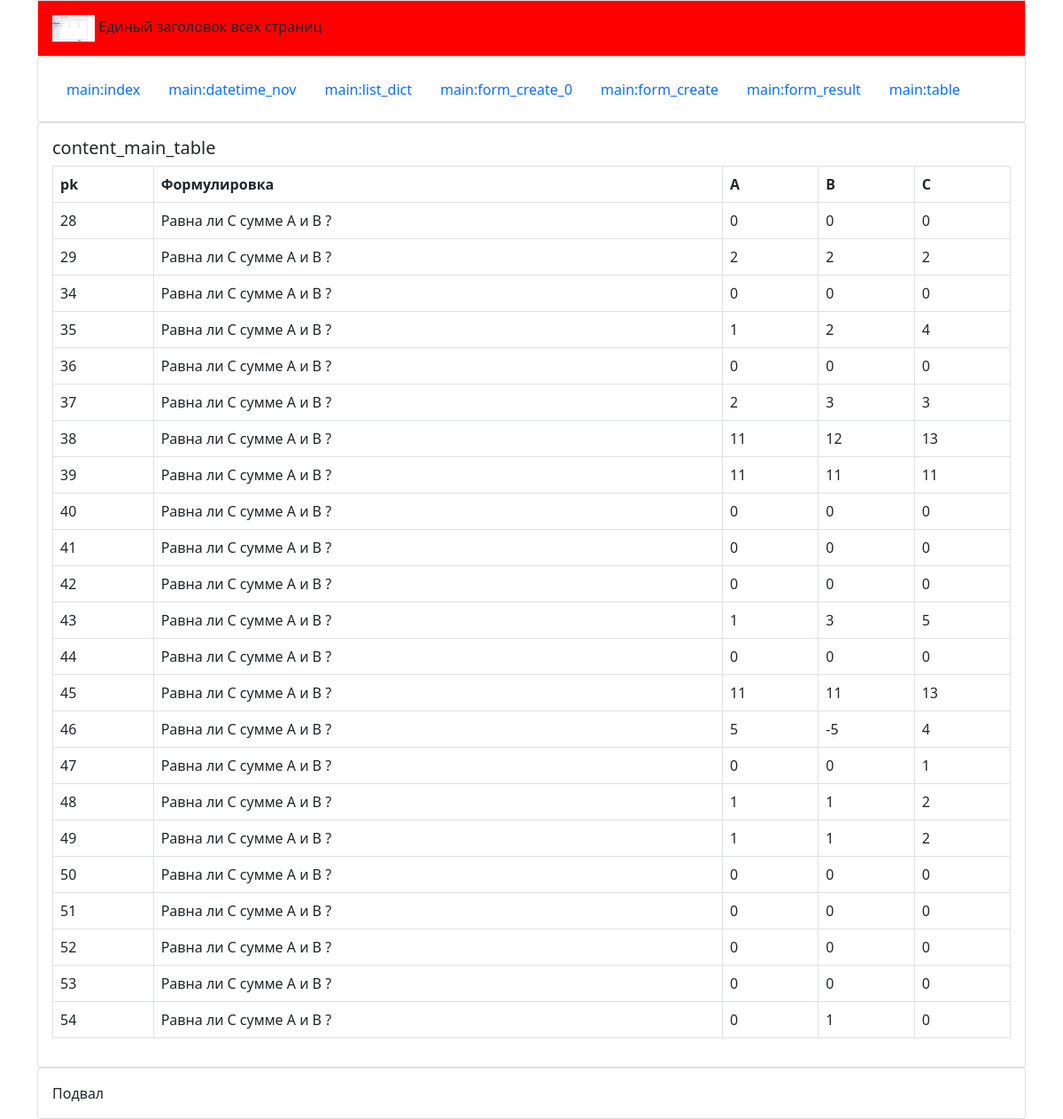
Before: /main/table/ with the older database file.
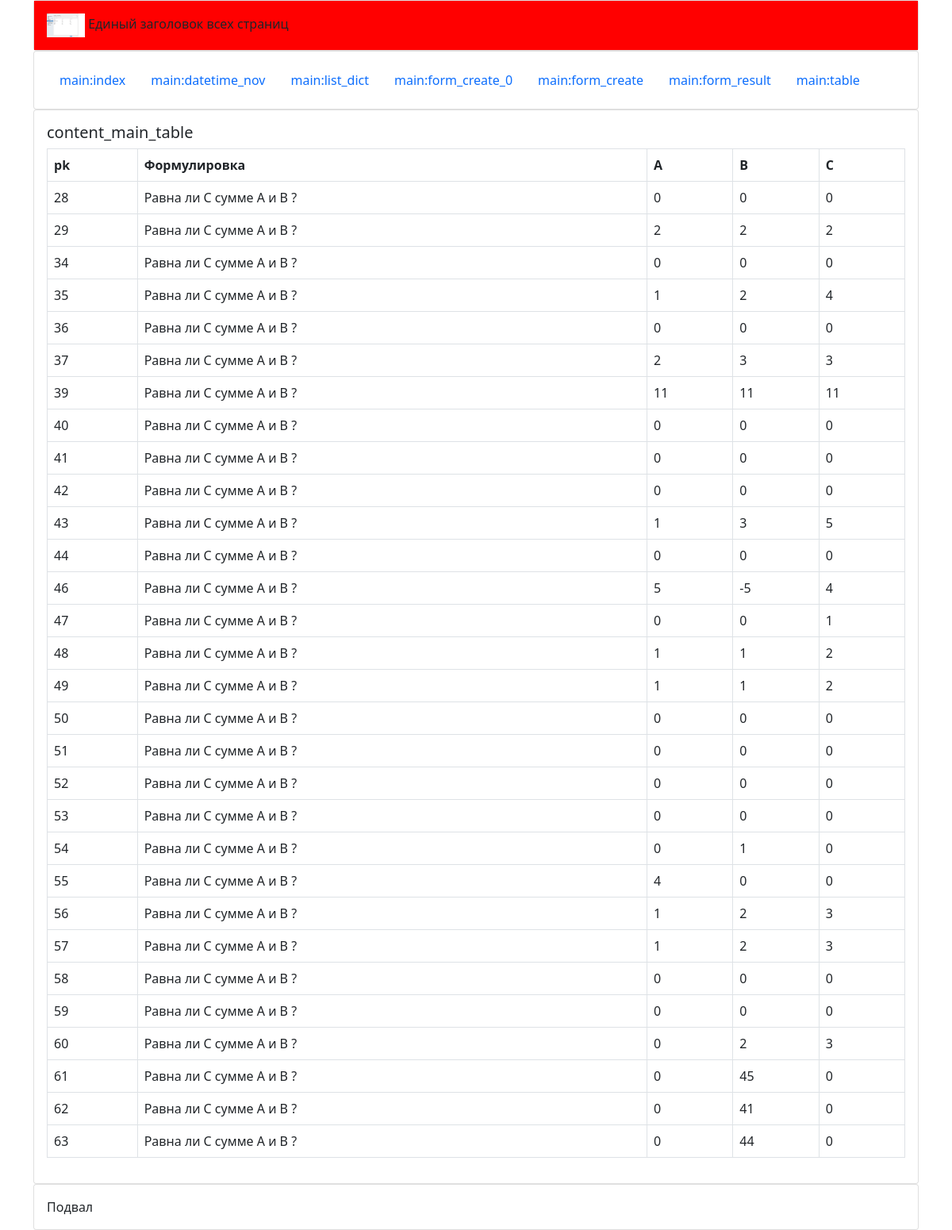
After: the same page with the newer database file.
### main/models.py (models this page shows, shortened)
class Abc(models.Model):
    task = models.CharField(default="Равна ли С сумме A и B ?", max_length=256,verbose_name="Формулировка задачи")
    a = models.IntegerField(default=0, verbose_name="Значение А")
    b = models.IntegerField(default=0, verbose_name="Значение B")
    c = models.IntegerField(choices=c_choices,default=0, verbose_name="Значение С")

### main/views.py (the view)
# urls.py: path('table/', views.table, name='table'),
def table(request):
    rows = Abc.objects.values_list()
    print(rows)
    context = {'rows': rows}
    return render(request, 'main/table.html', context)

### templates/main/table.html (shortened to what this page needs)
{% extends '../main/layout.html' %}
{% block content %}
<h5>content_main_table</h5>
<table class="table table-bordered">
    <thead>
    <tr>
        <th scope="col">pk</th>
        <th scope="col">Формулировка</th>
        <th scope="col">A</th>
        <th scope="col">B</th>
        <th scope="col">C</th>
    </tr>
    </thead>
    <tbody style="border-top: 0px;">
    {% for row in rows %}
        <tr>
            {% for item in row %}
            <td>
                {{ item }}
            </td>
            {% endfor %}
        </tr>
    {% endfor %}
</table>
{% endblock %}

### templates/main/layout.html (shortened to what this page needs)
<!doctype html>
<html lang="en">
<head>
    <link href="https://cdn.jsdelivr.net/npm/bootstrap@5.1.3/dist/css/bootstrap.min.css" rel="stylesheet"
>
    {% load static %}
    <link href="{% static '/css/mycss.css' %}" rel="stylesheet">
</head>
<div class="container">
    <div class="card">
        <div class="card-body bgc">
            {% load static %} <img src="{% static '/modelsProject/mysite_settings_django.png' %}"
                                   alt="mysite_settings_django.png" height="30px">
            Единый заголовок всех страниц
        </div>
    </div>
    <div class="card">
        <div class="card-body">
            {% include "../main/navigation.html" %}
        </div>
    </div>
    <div class="card">
        <div class="card-body">
            {% block content %}{% endblock %}
        </div>
    </div>
    <div class="card">
        <div class="card-body">
            Подвал
        </div>
    </div>
</div>
<body>
</body>
</html>

### templates/main/navigation.html
<ul class="nav">
    <li class="nav-item"><a class="nav-link" href="{% url 'main:index' %}">main:index</a></li>
    <li class="nav-item"><a class="nav-link" href="{% url 'main:datetime_nov' %}">main:datetime_nov</a>
    <li class="nav-item"><a class="nav-link" href="{% url 'main:list_dict' %}">main:list_dict</a></li>
    <li class="nav-item"><a class="nav-link" href="{% url 'main:form_create_0' %}">main:form_create_0</a></li>
    <li class="nav-item"><a class="nav-link" href="{% url 'main:form_create' %}">main:form_create</a></li>
    <li class="nav-item"><a class="nav-link" href="{% url 'main:form_result' %}">main:form_result</a></li>
    <li class="nav-item"><a class="nav-link" href="{% url 'main:table' %}">main:table</a></li>
</ul>

### static/css/mycss.css (style rules this page uses)
.bgc { background-color: red }

Changed rows visible on the page:
removed Abc: row "38" "Равна ли С сумме A и B ?" "11" "12" "13"
removed Abc: row "45" "Равна ли С сумме A и B ?" "11" "11" "13"
added Abc: row "55" "Равна ли С сумме A и B ?" "4" "0" "0"
added Abc: row "56" "Равна ли С сумме A и B ?" "1" "2" "3"
added Abc: row "57" "Равна ли С сумме A и B ?" "1" "2" "3"
added Abc: row "58" "Равна ли С сумме A и B ?" "0" "0" "0"
added Abc: row "59" "Равна ли С сумме A и B ?" "0" "0" "0"
added Abc: row "60" "Равна ли С сумме A и B ?" "0" "2" "3"
added Abc: row "61" "Равна ли С сумме A и B ?" "0" "45" "0"
added Abc: row "62" "Равна ли С сумме A и B ?" "0" "41" "0"
added Abc: row "63" "Равна ли С сумме A и B ?" "0" "44" "0"
